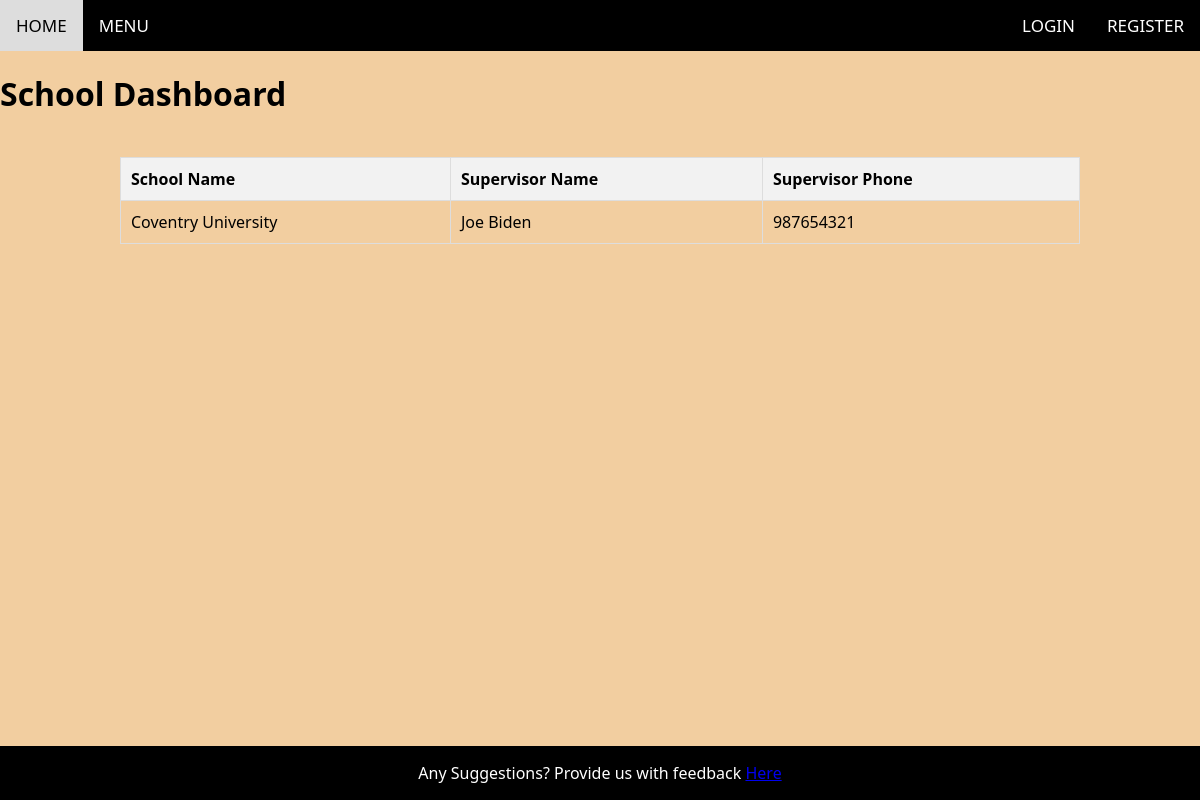
Before: /school_dashboard (signed in) with the older database file.
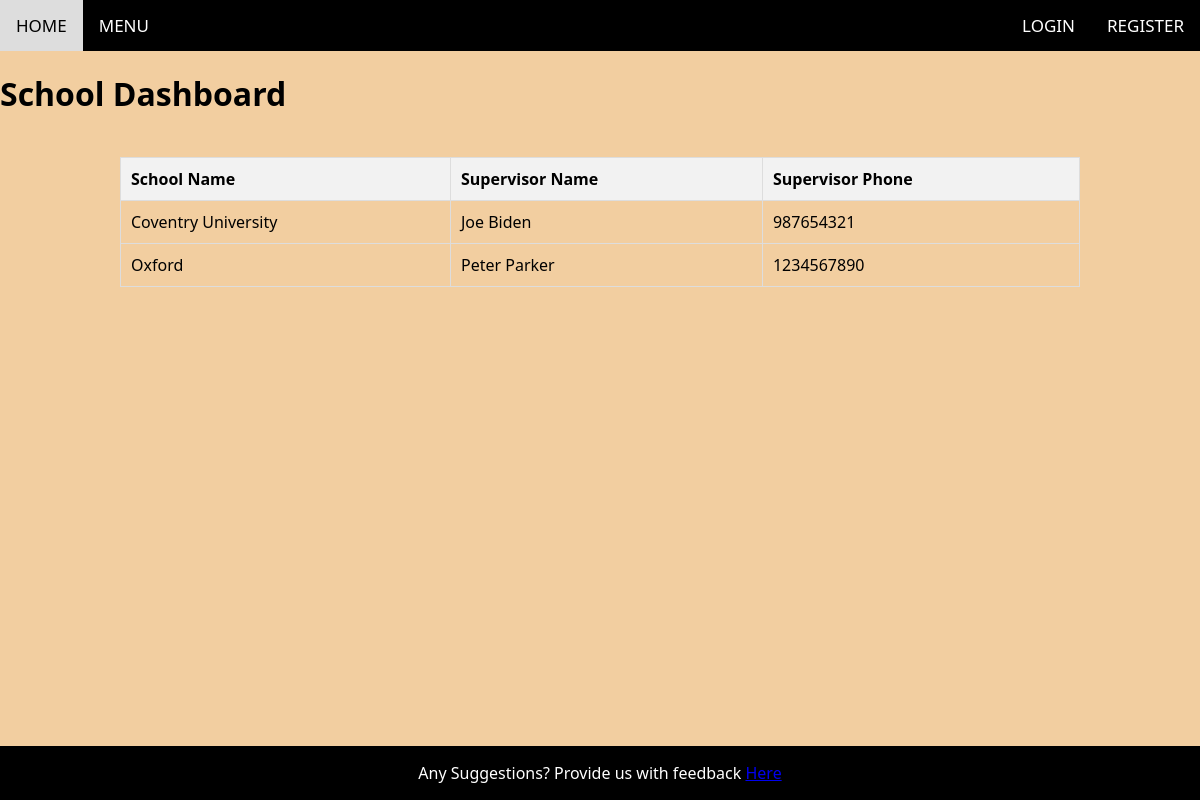
After: the same page with the newer database file.
### tables this page shows
CREATE TABLE SCHOOL (User_ID REFERENCES USER (User_ID) PRIMARY KEY, School_ID INTEGER UNIQUE, School_Name TEXT, Supervisor_Name TEXT, Supervisor_Phone NUMERIC, Access_Code TEXT);

### app.py (the view)
@app.route('/school_dashboard')
def school_dashboard():
    if current_user.Type != 'SCHOOL':
        abort(403)  # Forbidden, redirect to an error page or display a message
    conn = sql.connect(db_path)
    cursor = conn.cursor()
    cursor.execute('SELECT * FROM SCHOOL')
    schools = cursor.fetchall()
    conn.close()
    return render_template('school_dashboard.html', users=schools)

### app.py (called while the page is built)
@login_manager.user_loader
def load_user(user_id):
    return User.query.get(int(user_id))

### templates/school_dashboard.html (shortened to what this page needs)
{% extends 'base.html' %}
{% block content %}
<h1>School Dashboard</h1>
<table>
    <thead>
        <tr>
            <th>School Name</th>
            <th>Supervisor Name</th>
            <th>Supervisor Phone</th>
        </tr>
    </thead>
    <tbody>
        {% for user in users %}
            <tr>
                <td>{{ user[2] }}</td>
                <td>{{ user[3] }}</td>
                <td>{{ user[4] }}</td>
            </tr>
        {% endfor %}
    </tbody>
</table>
{% endblock %}

### templates/base.html (shortened to what this page needs)
<html>
<link rel="stylesheet" href="{{ url_for('static', filename='css/styles.css') }}">
<head>
</head>
<body>
  <div>
    <div class="topnav">
      <a href="/">HOME</a>
      <div class="dropdown">
        <button class="dropbtn">MENU</button>
      </div>
      <div class="dropdown" style="float: right;">
        <button class="dropbtn">REGISTER</button>
      </div>
      <div class="dropdown" style="float: right;">
        <button class="dropbtn">LOGIN</button>
      </div>
    </div>
  </div>
  {% block content %}
  {% endblock %}
  <footer>
    <p>Any Suggestions? Provide us with feedback
    <a href="/feedback">Here</a></p>
  </footer>
</body>
</html>

### static/css/styles.css (style rules this page uses)
body { font-family: system-ui, -apple-system, BlinkMacSystemFont, 'Segoe UI', Roboto, Oxygen, Ubuntu, Cantarell, 'Open Sans', 'Helvetica Neue', sans-serif; min-height: 100vh; display: flex; flex-direction: column; margin: 0; padding: 0; background-color: #f2cea0; }
footer { position: fixed; bottom: 0; left: 0; right: 0; width: 100%; background-color: #000000; color: white; text-align: center; }
.topnav { background-color: #000000; overflow: hidden; width: 100%; margin: 0; padding: 0; }
.topnav a { float: left; color: #f2f2f2; text-align: center; padding: 14px 16px; text-decoration: none; font-size: 17px; }
.dropdown { float: left; overflow: hidden; }
.dropbtn { font-size: 17px; border: none; outline: none; color: white; padding: 14px 16px; background-color: inherit; font-family: inherit; margin: 0; }

### templates/school_dashboard.html (style rules this page uses)
table { width: 80%; margin: 20px auto; border-collapse: collapse; }
th, td { border: 1px solid #ddd; padding: 10px; text-align: left; }
th { background-color: #f2f2f2; }

Changed rows visible on the page:
added SCHOOL: School_Name "Oxford", Supervisor_Name "Peter Parker", Supervisor_Phone "1234567890"
